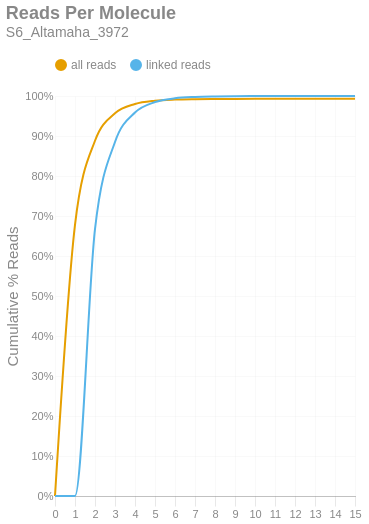

Notebook cell for this chart:
### Markdown cell above
### Reads per Molecule
This chart shows the cumulative distribution of the number of reads per linked molecule. That is, how many alignments are associated with a unique molecule. This excludes the number of reads associated with invalid or absent linked-read barcodes. The `linked` histogram is the percentages recalculated when disregarding singletons.

### Code cell
if SKIPLR:
    print_html(f"Skipped")
else:
    counts = np.bincount(valids['reads'].cast(pl.Int64).to_numpy())
    weighted = counts * np.arange(len(counts))
    all_perc = weighted / n_reads
    linked_perc = weighted / n_linked_reads
    linked_perc[1] = 0
    binned_df = pl.DataFrame({
        'readsper': list(range(len(counts))),
        'all reads (cumsum)': np.cumsum(all_perc).tolist(),
        'linked reads (cumsum)': np.cumsum(linked_perc).tolist(),
    })

    with SafeRender(binned_df):
        (
            density_plot(binned_df, 'Reads Per Molecule', samplename, 'readspmol')
            .encode(
                x=alt.X('readsper:O', title=None).axis(labelAngle=0).scale(padding=0),
                y=alt.Y('value:Q', title='Cumulative % Reads').axis(format='%').stack(False),
                color=alt.Color("key:N").scale(domain=["all reads", "linked reads"]),
                tooltip=[
                    alt.Tooltip("key:N", title="Data Type"),
                    alt.Tooltip("readsper:O", title="Reads Per Molecule"),
                    alt.Tooltip("value:Q", format=".2%", title="% Reads (Cum.)")
                ]            
            )
        ).display()

### Figure 1 — Vega-Lite specification as saved in the notebook (floating-point values rounded to 4 significant figures)
{"width": "container", "height": 400, "config": {"title": {"anchor": "start", "dy": -15, "fontSize": 18, "color": "#888888", "subtitleColor": "#888888", "subtitleFontSize": 14}, "arc": {"fill": "#0072B2"}, "axis": {"domainColor": "#888888", "domainWidth": 0.5, "gridWidth": 0.2, "grid": false, "titleFontWeight": 400, "titleFontSize": 15, "labelFontSize": 11, "labelColor": "#888888", "tickColor": "#888888", "tickWidth": 0.2, "titleColor": "#888888"}, "axisBand": {"grid": false}, "axisX": {"grid": true, "tickSize": 10, "domainCap": "round"}, "axisY": {"domain": false, "grid": true, "tickSize": 0, "domainCap": "round"}, "background": "transparent", "header": {"labelFontSize": 15, "labelColor": "#888888", "titleFontSize": 15, "titleFontWeight": 600, "titleColor": "#888888"}, "legend": {"labelFont": "sans-serif", "labelFontSize": 12, "labelColor": "#888888", "symbolSize": 100, "symbolType": "circle", "titleFontSize": 12, "titlePadding": 10, "titleColor": "#888888", "title": null, "orient": "top"}, "range": {"category": ["#E69F00", "#56B4E9", "#009E73", "#F0E442", "#0072B2", "#D55E00", "#CC79A7", "#000000"], "diverging": ["#cfe8f3", "#a2d4ec", "#73bfe2", "#46abdb", "#1696d2", "#12719e"]}, "area": {"fill": "#0072B2", "fillOpacity": 0.7, "line": true, "strokeOpacity": 0.7}, "line": {"color": "#0072B2", "stroke": "#0072B2", "strokeWidth": 2}, "trail": {"color": "#0072B2", "stroke": "#0072B2", "strokeWidth": 0, "size": 1}, "point": {"filled": true, "fillOpacity": 1.0, "size": 95}, "text": {"color": "#888888", "fontSize": 11, "align": "right", "fontWeight": 400, "size": 11}, "bar": {"fill": "#0072B2", "stroke": null}, "view": {"stroke": null, "continuousWidth": 660, "continuousHeight": 400}}, "data": {"name": "data-ef424e3f33e0cc5d582e30450e0cadc7"}, "mark": {"type": "line", "interpolate": "monotone", "point": {"opacity": 0, "size": 275}}, "encoding": {"color": {"field": "key", "scale": {"domain": ["all reads", "linked reads"]}, "type": "nominal"}, "tooltip": [{"field": "key", "title": "Data Type", "type": "nominal"}, {"field": "readsper", "title": "Reads Per Molecule", "type": "ordinal"}, {"field": "value", "format": ".2%", "title": "% Reads (Cum.)", "type": "quantitative"}], "x": {"axis": {"labelAngle": 0}, "field": "readsper", "scale": {"padding": 0}, "title": null, "type": "ordinal"}, "y": {"axis": {"format": "%"}, "field": "value", "stack": false, "title": "Cumulative % Reads", "type": "quantitative"}}, "params": [{"name": "param_c36ac31b6afebe62", "select": {"type": "point", "fields": ["key"]}, "bind": "legend"}], "title": {"text": "Reads Per Molecule", "subtitle": "S6_Altamaha_3972"}, "transform": [{"fold": ["all reads (cumsum)", "linked reads (cumsum)"]}, {"calculate": "replace(datum.key, ' (cumsum)', '')", "as": "key"}, {"filter": {"param": "param_c36ac31b6afebe62"}}], "usermeta": {"embedOptions": {"downloadFileName": "S6_Altamaha_3972.readspmol"}}, "$schema": "https://vega.github.io/schema/vega-lite/v6.1.0.json", "datasets": {"data-ef424e3f33e0cc5d582e30450e0cadc7": [{"readsper": 0, "all reads (cumsum)": 0.0, "linked reads (cumsum)": 0.0}, {"readsper": 1, "all reads (cumsum)": 0.6779, "linked reads (cumsum)": 0.0}, {"readsper": 2, "all reads (cumsum)": 0.8881, "linked reads (cumsum)": 0.6671}, {"readsper": 3, "all reads (cumsum)": 0.9567, "linked reads (cumsum)": 0.8851}, {"readsper": 4, "all reads (cumsum)": 0.9799, "linked reads (cumsum)": 0.9586}, {"readsper": 5, "all reads (cumsum)": 0.9881, "linked reads (cumsum)": 0.9849}, {"readsper": 6, "all reads (cumsum)": 0.9911, "linked reads (cumsum)": 0.9943}, {"readsper": 7, "all reads (cumsum)": 0.9922, "linked reads (cumsum)": 0.9977}, {"readsper": 8, "all reads (cumsum)": 0.9926, "linked reads (cumsum)": 0.999}, {"readsper": 9, "all reads (cumsum)": 0.9928, "linked reads (cumsum)": 0.9995}, {"readsper": 10, "all reads (cumsum)": 0.9928, "linked reads (cumsum)": 0.9998}, {"readsper": 11, "all reads (cumsum)": 0.9929, "linked reads (cumsum)": 0.9999}, {"readsper": 12, "all reads (cumsum)": 0.9929, "linked reads (cumsum)": 1.0}, {"readsper": 13, "all reads (cumsum)": 0.9929, "linked reads (cumsum)": 1.0}, {"readsper": 14, "all reads (cumsum)": 0.9929, "linked reads (cumsum)": 1.0}, {"readsper": 15, "all reads (cumsum)": 0.9929, "linked reads (cumsum)": 1.0}]}}
